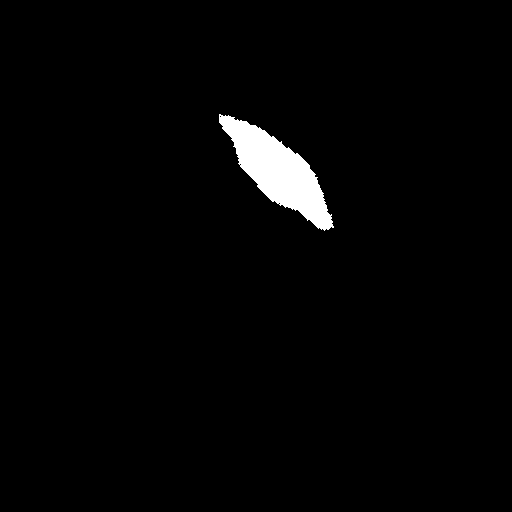
#> input picture woundSegmentation/data/Foot Ulcer Segmentation Challenge/test/labels/0007_augmented.png, 512 x 512 px; its folder holds only this picture in this run
$ jupyter execute argumentation.ipynb
#> lines starting #> are read from the running program, lines starting #| are printed output that depends on the picture; after the words box and inside, x2 and y2 are one past the last pixel; in counts of white or black regions, pixels touching at a corner belong together
[cell 1]
import os
from PIL import Image, ImageFilter

[cell 2]
def augment_images(input_folder, output_folder, augmentations, suffix="_augmented"):
    """
    Aplica augmentações em imagens de uma pasta e salva em outra pasta com nomes concatenados.

    Args:
        input_folder (str): Caminho da pasta de entrada com as imagens originais.
        output_folder (str): Caminho da pasta de saída para salvar as imagens augmentadas.
        augmentations (list): Lista de funções de augmentação a serem aplicadas.
        suffix (str): Sufixo a ser adicionado ao nome do arquivo.
    """
#> called with output_folder = '../data/aumentation/test/labels', suffix = '_augmented'
    # Cria a pasta de saída, se não existir
    os.makedirs(output_folder, exist_ok=True)

    # Itera por todas as imagens na pasta de entrada
    for filename in os.listdir(input_folder):
        if filename.lower().endswith(('.png', '.jpg', '.jpeg', '.bmp', '.gif')):
            input_path = os.path.join(input_folder, filename)

            # Extrai o nome base e a extensão do arquivo
            name, ext = os.path.splitext(filename)
            output_filename = f"{name}{suffix}{ext}"
            output_path = os.path.join(output_folder, output_filename)

            # Abre a imagem
            with Image.open(input_path) as img:
                # Aplica cada augmentação
#> img is the input picture: PIL image 512x512 RGB; 2.1% white; 1 white region, box (x1, y1, x2, y2) and area: (219, 114, 334, 231) 5378
                for augmentation in augmentations:
                    img = augmentation(img)
#> this loop made 2 passes
#> pass 1, in augment_images, `img = augmentation(img)`:
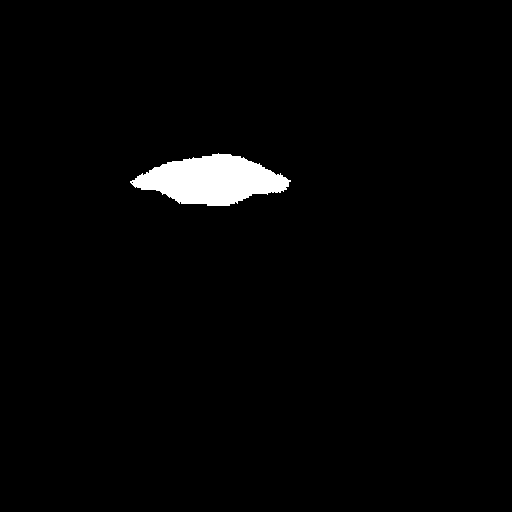
#> img: PIL image 512x512 RGB; 2% white; 1 white region, box (x1, y1, x2, y2) and area: (130, 153, 291, 206) 5368
#> pass 2, in augment_images, `img = augmentation(img)`:
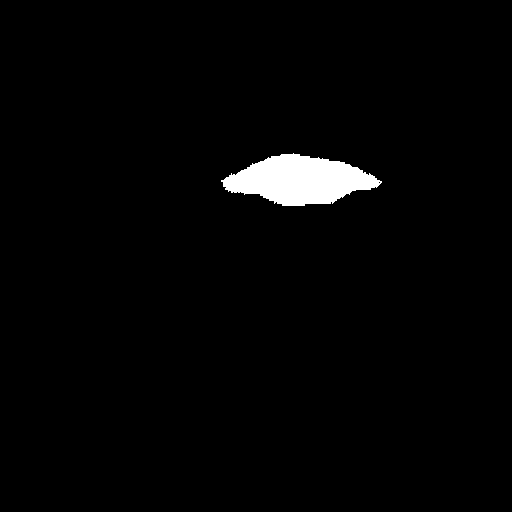
#> img: PIL image 512x512 RGB; 2% white; 1 white region, box (x1, y1, x2, y2) and area: (221, 153, 382, 206) 5368

                # Salva a imagem augmentada com o nome concatenado
                img.save(output_path)
                print(f"Imagem salva: {output_path}")

$ run again, on woundSegmentation/data/Foot Ulcer Segmentation Challenge/test/labels/0334_augmented.png
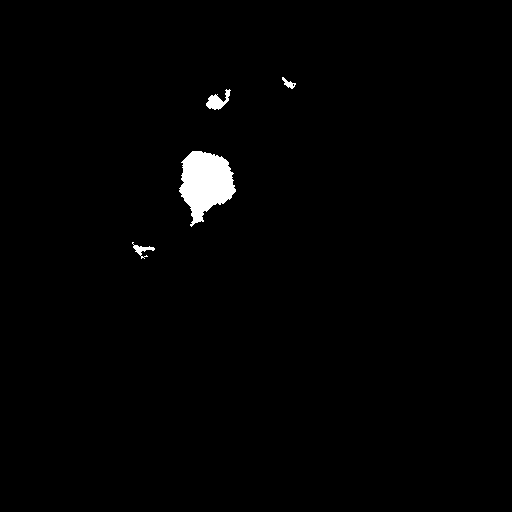
#> input picture woundSegmentation/data/Foot Ulcer Segmentation Challenge/test/labels/0334_augmented.png, 512 x 512 px
#> in augment_images, img is the input picture: PIL image 512x512 RGB; 1.2% white; 4 white regions, box (x1, y1, x2, y2) and area: (179, 151, 236, 227) 2712, (206, 89, 231, 110) 249, (132, 242, 155, 259) 123, (282, 77, 296, 89) 71
#> the loop in augment_images, `for augmentation in augmentations:` made 2 passes
#> pass 1, in augment_images, `img = augmentation(img)`:
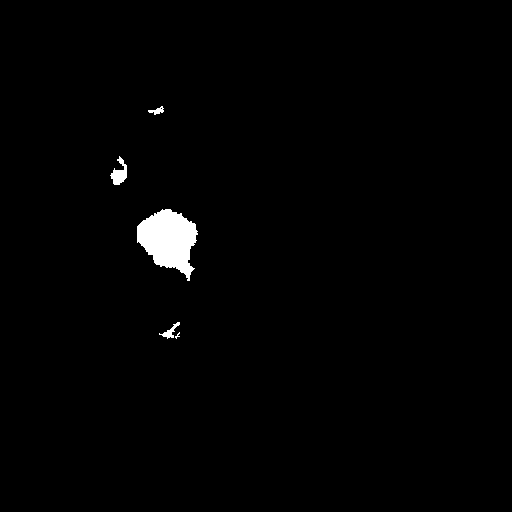
#> img: PIL image 512x512 RGB; 1.2% white; 5 white regions (1 under 20 px), largest, box (x1, y1, x2, y2) and area: (137, 209, 198, 281) 2711, (110, 156, 127, 185) 250, (159, 322, 180, 339) 111, (148, 106, 164, 115) 70
#> pass 2, in augment_images, `img = augmentation(img)`:
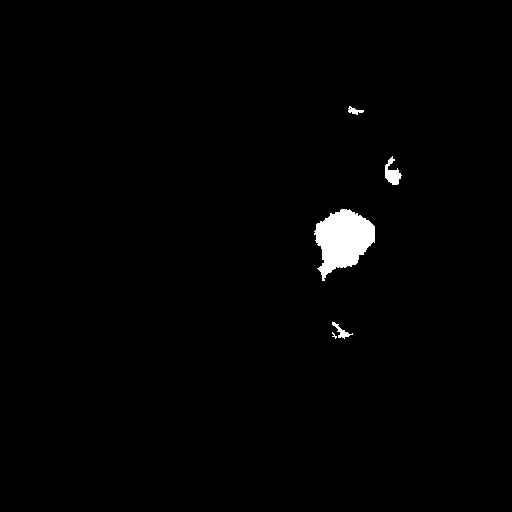
#> img: PIL image 512x512 RGB; 1.2% white; 5 white regions (1 under 20 px), largest, box (x1, y1, x2, y2) and area: (314, 209, 375, 281) 2711, (385, 156, 402, 185) 250, (332, 322, 353, 339) 111, (348, 106, 364, 115) 70

$ run again, on woundSegmentation/data/Foot Ulcer Segmentation Challenge/test/labels/0438_augmented.png
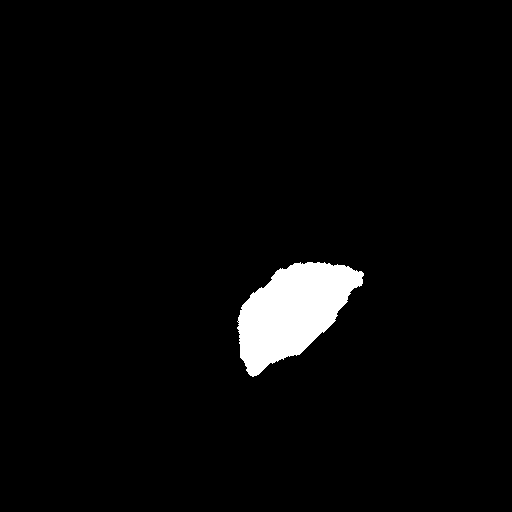
#> input picture woundSegmentation/data/Foot Ulcer Segmentation Challenge/test/labels/0438_augmented.png, 512 x 512 px
#> in augment_images, img is the input picture: PIL image 512x512 RGB; 3.2% white; 1 white region, box (x1, y1, x2, y2) and area: (237, 262, 364, 377) 8503
#> the loop in augment_images, `for augmentation in augmentations:` made 2 passes
#> pass 1, in augment_images, `img = augmentation(img)`:
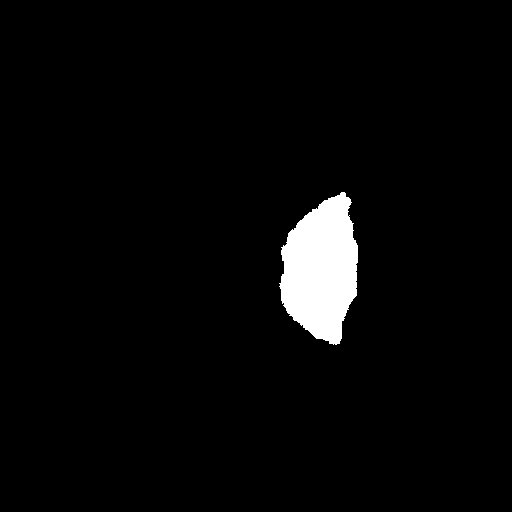
#> img: PIL image 512x512 RGB; 3.2% white; 1 white region, box (x1, y1, x2, y2) and area: (279, 192, 358, 345) 8508
#> pass 2, in augment_images, `img = augmentation(img)`:
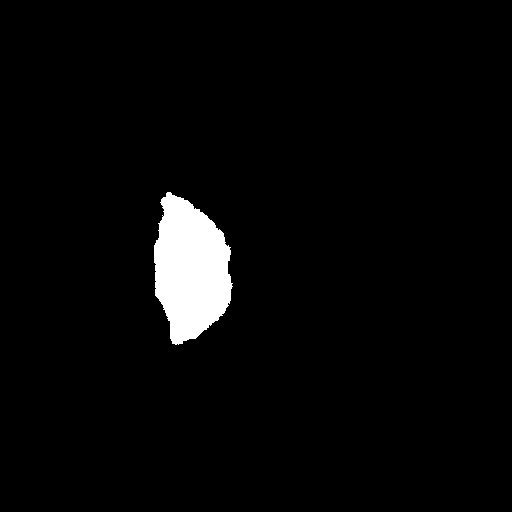
#> img: PIL image 512x512 RGB; 3.2% white; 1 white region, box (x1, y1, x2, y2) and area: (154, 192, 233, 345) 8508
